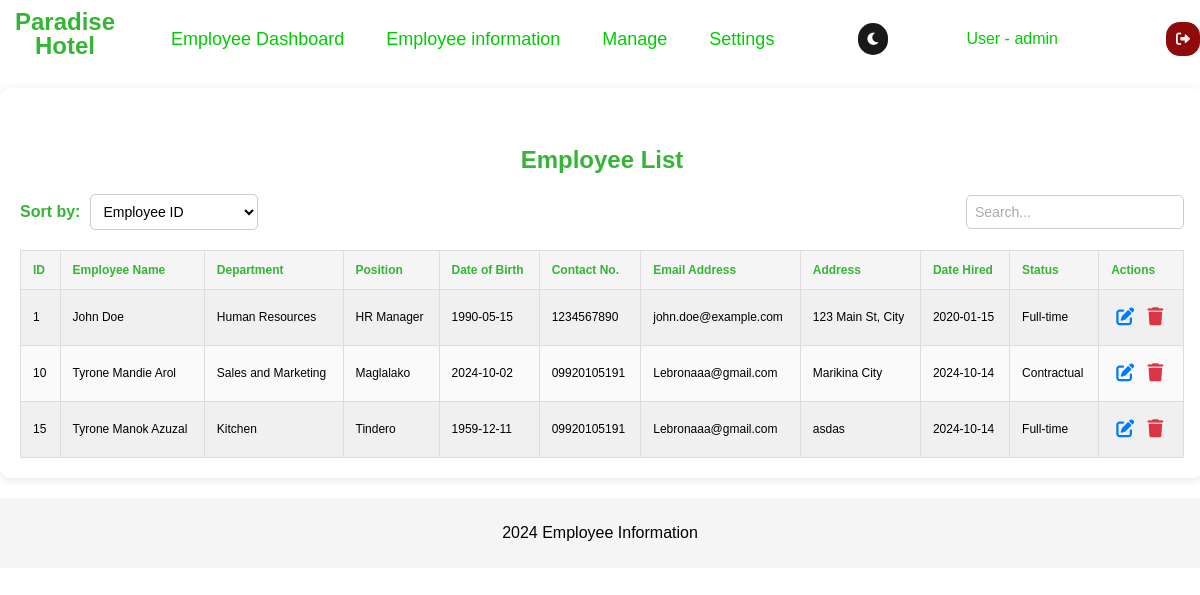
Screenshot of /Employee-information/employee-list.php (signed in) with the database file from the repository.
### tables this page shows
CREATE TABLE `employee_info` (
  `employee_id` int(11) NOT NULL,
  `employee_name` varchar(100) NOT NULL,
  `department_id` varchar(10) DEFAULT NULL,
  `position` varchar(50) NOT NULL,
  `date_of_birth` date NOT NULL,
  `contact_no` varchar(15) NOT NULL,
  `email_address` varchar(100) NOT NULL,
  `address` varchar(255) NOT NULL,
  `date_hired` date NOT NULL,
  `status` varchar(20) NOT NULL,
  `basic_salary` decimal(10,2) DEFAULT NULL,
  `department_employee_id` varchar(50) DEFAULT NULL
);

CREATE TABLE `departments` (
  `department_id` varchar(10) NOT NULL,
  `department_name` varchar(100) NOT NULL
);

### Employee-information/employee-list.php (the view, shortened to what this page needs)
<?php
include '../config.php';
$username = $_SESSION['username'];
$sql = "SELECT employee_info.*, departments.department_name
        FROM employee_info
        JOIN departments ON employee_info.department_id = departments.department_id";
$result = $conn->query($sql);
?>
<!DOCTYPE html>
<html lang="en">
<head>
    <link rel="stylesheet" href="../css/employee_list.css">
    <link rel="stylesheet" href="https://cdnjs.cloudflare.com/ajax/libs/font-awesome/6.0.0-beta3/css/all.min.css">
</head>
<body class="light-mode">
    <div class="top-nav">
        <ul>
            <h1 class="logopos">Paradise <br> Hotel</h1><br>
            <li class="top">
                <a class="top1" href="../maindashboard.php">Employee Dashboard</a>
            </li>
            <li class="top">
                <a class="top1" href="#">Employee information</a>
            </li>
            <li class="top">
                <a class="top1" href="homeversion2.html">Manage</a>
            </li>
            <li class = "top">
                <a class="top1" href="#settings">Settings</a>
            </li>
        </ul>
         <button type="button" id="darkModeToggle" class="dark-mode-toggle" aria-label="Toggle Dark Mode">
            <i class="fas fa-moon"></i>
        </button>
<div class="admin-section">
    <div class="admin-name">
        User - <?php echo htmlspecialchars($username); ?>
    </div>
</div><button type="button" class="logout" id="logout-button">
    <i class="fas fa-sign-out-alt"></i>
    </button>
    </div>
<div class="employee-list-container"><br>
    <h2>Employee List</h2>
    <div class="search-sort-container">
    <div class="sort-by">
        <label for="sort">Sort by:</label>
        <select id="sort" onchange="sortTable()">
            <option value="id">Employee ID</option>
        </select>
    </div>
    <div class="search-bar">
        <input type="text" id="search" placeholder="Search..." onkeyup="searchTable()">
    </div>
</div>
    <table class="employee-table" id="employeeTable">
        <thead>
            <tr>
                <th>ID</th>
                <th>Employee Name</th>
                <th>Department</th>
                <th>Position</th>
                <th>Date of Birth</th>
                <th>Contact No.</th>
                <th>Email Address</th>
                <th>Address</th>
                <th>Date Hired</th>
                <th>Status</th>
                <th>Actions</th>
            </tr>
        </thead>
        <tbody>
    <?php
    if ($result->num_rows > 0) {
        while ($row = $result->fetch_assoc()) {
            echo "<tr>
                    <td>" . htmlspecialchars($row['employee_id']) . "</td>
                    <td>" . htmlspecialchars($row['employee_name']) . "</td>
                    <td>" . htmlspecialchars($row['department_name']) . "</td>
                    <td>" . htmlspecialchars($row['position']) . "</td>
                    <td>" . htmlspecialchars($row['date_of_birth']) . "</td>
                    <td>" . htmlspecialchars($row['contact_no']) . "</td>
                    <td>" . htmlspecialchars($row['email_address']) . "</td>
                    <td>" . htmlspecialchars($row['address']) . "</td>
                    <td>" . htmlspecialchars($row['date_hired']) . "</td>
                    <td>" . htmlspecialchars($row['status']) . "</td>
                    <td>
                        <button class='action-icon edit-icon' onclick='openEditOverlay(" . htmlspecialchars($row['employee_id']) . ", \"" . htmlspecialchars($row['employee_name']) . "\", \"" . htmlspecialchars($row['department_name']) . "\", \"" . htmlspecialchars($row['position']) . "\", \"" . htmlspecialchars($row['date_of_birth']) . "\", \"" . htmlspecialchars($row['contact_no']) . "\", \"" . htmlspecialchars($row['email_address']) . "\", \"" . htmlspecialchars($row['address']) . "\", \"" . htmlspecialchars($row['date_hired']) . "\", \"" . htmlspecialchars($row['status']) . "\")'><i class='fas fa-edit'></i></button>
                        <button class='action-icon delete-icon' onclick='openDeleteConfirmation(" . htmlspecialchars($row['employee_id']) . ", \"" . htmlspecialchars($row['employee_name']) . "\")'><i class='fas fa-trash'></i></button>
                    </td>
                  </tr>";
        }
    } else {
        echo "<tr><td colspan='11'>No employees found.</td></tr>";
    }
    ?>
</tbody>
    </table>
</div>
<footer>
    <p>2024 Employee Information</p>
</footer>
</body>
</html>

### css/employee_list.css (style rules this page uses)
body { padding: 0; margin: 0; background-color: rgb(255, 255, 255); color: rgb(0, 0, 0); font-family: Arial, sans-serif; }
.logopos { text-align: center; font-size: 24px; color:#35B535; margin: 0; padding-left: 15px; padding-top: 0px; padding-right: 20px; padding-bottom: 10px; font-family: Arial, sans-serif; line-height: 1; }
.top-nav ul { list-style: none; display: flex; gap: 10px; margin: 0; padding: 0; }
.top-nav { margin: 0; padding-top: 10px; display: flex; justify-content: space-between; align-items: center; background-color: transparent; color: white; }
.top { display: block; position: relative; cursor: pointer; color: #000000; font-size: 16px; padding: 0.5rem 1rem; text-decoration: none; transition: color 0.30s; }
a { text-decoration: none; color: #efefee; font-size: 16px; }
.logout { justify-content: end; font-size: 14px; color: rgb(253, 253, 253); background-color: rgb(143, 10, 10); border: none; padding: 10px 10px; cursor: pointer; margin-left: 30px; align-self: center; border-radius: 14px; }
.top-nav ul, .logout { display: flex; align-items: center; }
.top1 { font-size: 18px; font-weight: 500; color: #0c0; }
.top:after { position: absolute; content: ""; inset: 0; background-color: #35B535; scale: 1 0; z-index: -1; transition: 0.10s; border-radius: 10px; color:#383838; }
.dark-mode-toggle { color: #fff; background-color: #18191A; font-size: 14px; border-radius: 20px; border:none; padding:8px 8px; }
.admin-section { position: relative; }
.admin-name { font-size: 16px; color: #0c0; padding: 10px; cursor: pointer; }
footer { text-align: center; padding: 10px; background-color: #f5f5f5; margin-top: 20px; }
h1 { font-size: 2rem; margin-bottom: 10px; }
table { width: 100%; border-collapse: collapse; margin-top: 20px; }
th, td { text-align: left; font-size: 12px; padding: 12px; border: 1px solid #ddd; }
th { background-color: #f5f5f5; color: #35B535; font-weight: bold; }
tr:nth-child(odd) { background-color: #f0f0f0; }
tr:nth-child(even) { background-color: #fafafa; }
h2 { color: #333; text-align: center; margin-bottom: 20px; }
.action-icon { background-color: transparent; border: none; cursor: pointer; font-size: 18px; padding: 5px; }
.edit-icon { color: #007bff; }
.delete-icon { color: #dc3545; }
.employee-list-container { width: 97%; margin: 20px auto; padding: 20px; background-color: #ffffff; border-radius: 10px; box-shadow: 0 2px 10px rgba(0, 0, 0, 0.1); }
.employee-list-container h2 { text-align: center; color: #35B535; margin-bottom: 20px; }
label { flex-basis: 30%; text-align: right; color: #35B535; }
button { padding: 10px 20px; border: none; border-radius: 5px; font-weight: bold; cursor: pointer; transition: background-color 0.3s ease; }
.search-sort-container { display: flex; justify-content: space-between; align-items: center; margin-bottom: 20px; }
.sort-by { display: flex; align-items: center; margin-right: 20px; }
.sort-by label { margin-right: 10px; }
.search-bar { display: flex; align-items: center; }
.search-bar input { padding: 8px; border: 1px solid #ccc; border-radius: 5px; font-size: 14px; width: 200px; margin-left: 10px; background-color: #fff; }
.search-bar input::placeholder { color: #aaa; }
.sort-by label { margin-right: 10px; font-weight: bold; color: #35B535; }
.sort-by select { padding: 8px; border: 1px solid #ccc; border-radius: 5px; font-size: 14px; background-color: #fff; cursor: pointer; }

### rows the page displays
employee_info: employee_id "1", employee_name "John Doe", department.department_name "Human Resources", position "HR Manager", date_of_birth "1990-05-15", contact_no "1234567890", email_address "john.doe@example.com", address "123 Main St, City", date_hired "2020-01-15", status "Full-time"
employee_info: employee_id "10", employee_name "Tyrone Mandie Arol", department.department_name "Sales and Marketing", position "Maglalako", date_of_birth "2024-10-02", contact_no "09920105191", email_address "Lebronaaa@gmail.com", address "Marikina City", date_hired "2024-10-14", status "Contractual"
employee_info: employee_id "15", employee_name "Tyrone Manok Azuzal", department.department_name "Kitchen", position "Tindero", date_of_birth "1959-12-11", contact_no "09920105191", email_address "Lebronaaa@gmail.com", address "asdas", date_hired "2024-10-14", status "Full-time"

### other values shown
$username "admin"
